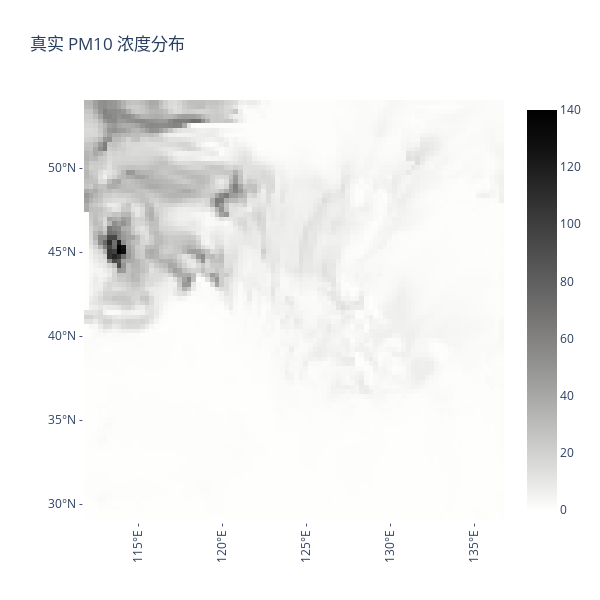

Notebook source saved alongside this figure:
### Code cell
import plotly.express as px

fig = px.imshow(np.array(Y[0]),zmax=140, color_continuous_scale="gray_r", width=600, height=600, title="真实 PM10 浓度分布")
x = [11, 29, 47, 65, 83]
y = [14, 32, 50, 68, 86]
xticks=["115°E -", "120°E -", "125°E -", "130°E -", "135°E -"]
yticks=["50°N -", "45°N -", "40°N -", "35°N -", "30°N -"]  
fig.update_yaxes(tickvals=y, ticktext=yticks)
fig.update_xaxes(tickvals=x, ticktext=xticks, tickangle=-90)
# fig.write_image("Result/True.png", scale=2)
fig.show()

### Figure 1 — Plotly figure (JSON) as saved in the notebook; plotly's stock layout.template omitted (floating-point values rounded to 4 significant figures; data arrays with more than 128 entries replaced by an {"elided": "..."} marker saying what was removed)
{"data": [{"coloraxis": "coloraxis", "hovertemplate": "x: %{x}<br>y: %{y}<br>color: %{z}<extra></extra>", "name": "0", "type": "heatmap", "xaxis": "x", "yaxis": "y", "z": {"elided": "90x90 float values"}}], "layout": {"coloraxis": {"cmax": 140, "cmin": 0.002723, "colorscale": [[0, "rgb(254, 254, 253)"], [0.09091, "rgb(224, 224, 223)"], [0.1818, "rgb(197, 197, 195)"], [0.2727, "rgb(171, 171, 170)"], [0.3636, "rgb(146, 146, 145)"], [0.4545, "rgb(124, 123, 122)"], [0.5455, "rgb(102, 101, 101)"], [0.6364, "rgb(81, 80, 80)"], [0.7273, "rgb(59, 59, 59)"], [0.8182, "rgb(38, 38, 38)"], [0.9091, "rgb(16, 16, 16)"], [1, "rgb(0, 0, 0)"]]}, "height": 600, "title": {"text": "真实 PM10 浓度分布"}, "width": 600, "xaxis": {"anchor": "y", "constrain": "domain", "domain": [0, 1], "scaleanchor": "y", "tickangle": -90, "ticktext": ["115°E -", "120°E -", "125°E -", "130°E -", "135°E -"], "tickvals": [11, 29, 47, 65, 83]}, "yaxis": {"anchor": "x", "autorange": "reversed", "constrain": "domain", "domain": [0, 1], "ticktext": ["50°N -", "45°N -", "40°N -", "35°N -", "30°N -"], "tickvals": [14, 32, 50, 68, 86]}}}
